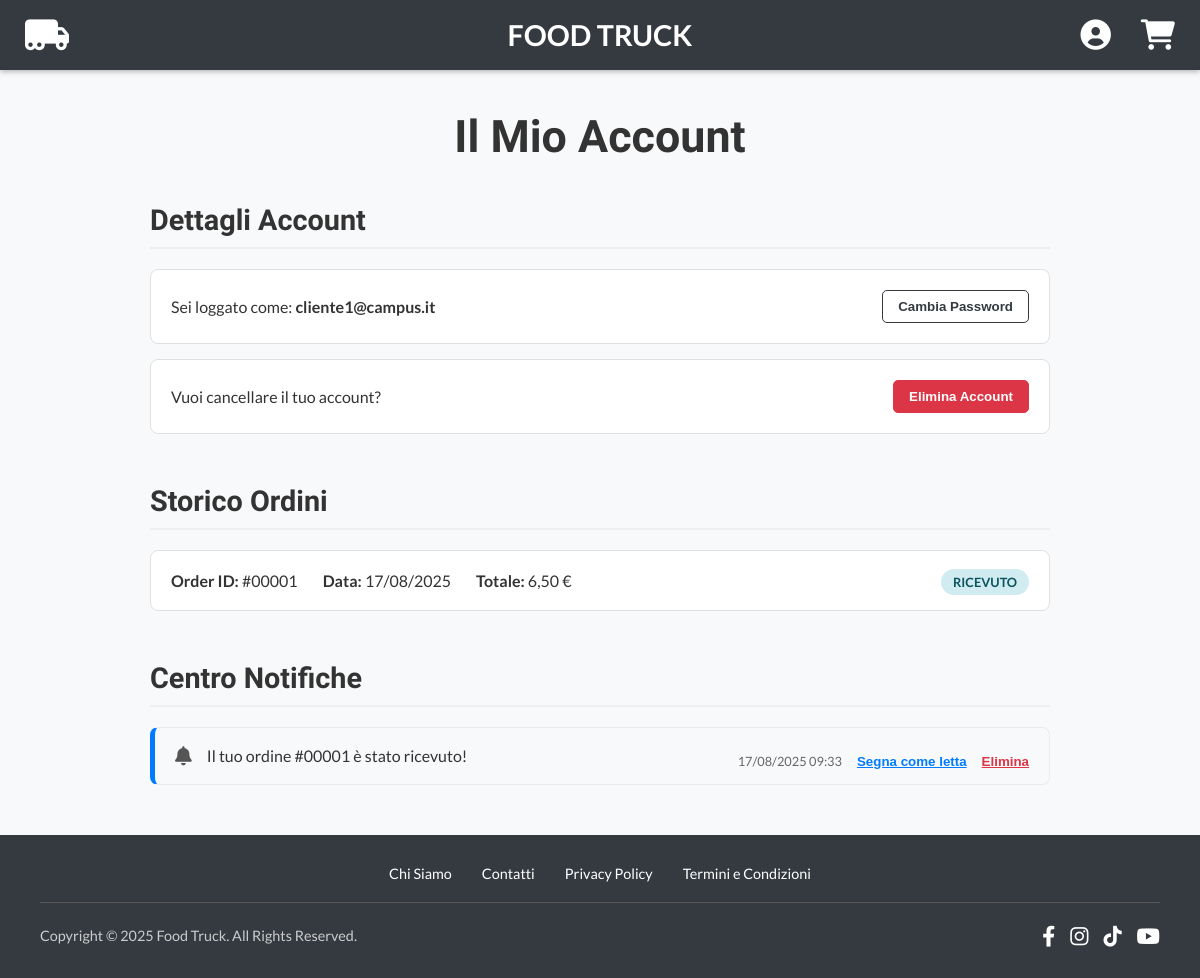
Before: /account.php (signed in) with the older database file.
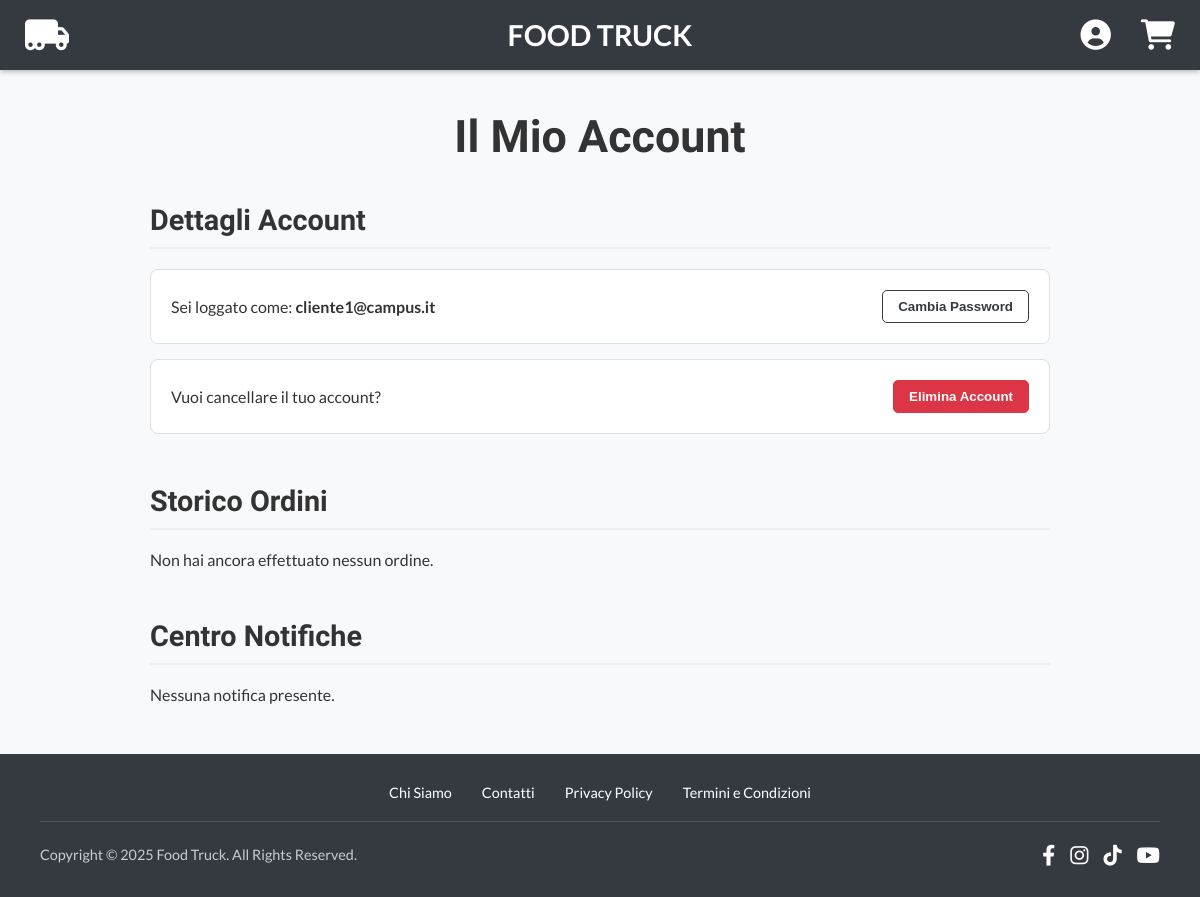
After: the same page with the newer database file.
### tables this page shows
CREATE TABLE IF NOT EXISTS `Ordini` (
    `id_ordine` INT AUTO_INCREMENT PRIMARY KEY,
    `id_utente` INT NOT NULL,
    `data_ordine` DATETIME NOT NULL DEFAULT CURRENT_TIMESTAMP,
    `totale` DECIMAL(6,2) NOT NULL CHECK (totale >= 0),
    `stato` ENUM('ricevuto', 'in_preparazione', 'in_consegna', 'consegnato', 'annullato') NOT NULL DEFAULT 'ricevuto',
    `fascia_oraria_consegna` VARCHAR(50) NOT NULL,
    `aula_consegna` VARCHAR(50),  
    `nome_ricevente` VARCHAR(100) NOT NULL,
    `cognome_ricevente` VARCHAR(100) NOT NULL,
    `note_utente` TEXT,  
    `nascosto_al_venditore` BOOLEAN NOT NULL DEFAULT FALSE,  
    FOREIGN KEY (`id_utente`) REFERENCES `Utenti`(`id_utente`)
);

CREATE TABLE IF NOT EXISTS `Notifiche` (
    `id_notifica` INT AUTO_INCREMENT PRIMARY KEY,
    `id_utente_destinatario` INT NOT NULL,
    `messaggio` TEXT NOT NULL,
    `data_creazione` DATETIME NOT NULL DEFAULT CURRENT_TIMESTAMP,
    `letta` BOOLEAN NOT NULL DEFAULT FALSE,
    `tipo_notifica` ENUM('ordine_status', 
    'sconto_benvenuto', 
    'nuovo_ordine_venditore',
    'nuovo_utente') NOT NULL,
    `id_ordine_riferimento` INT,  
    FOREIGN KEY (`id_utente_destinatario`) REFERENCES `Utenti`(`id_utente`),
    FOREIGN KEY (`id_ordine_riferimento`) REFERENCES `Ordini`(`id_ordine`)
);

### public/account.php (the view, shortened to what this page needs)
<?php
require_once __DIR__ . '/../config/db.php';
include_once __DIR__ . '/../templates/header.php';
$user_id = $_SESSION['user_id'];
$user_email = $_SESSION['user_email'];
$ordini = [];
$stmt_ordini = $conn->prepare("SELECT id_ordine, data_ordine, totale, stato FROM Ordini WHERE id_utente = ? ORDER BY data_ordine DESC");
$stmt_ordini->bind_param("i", $user_id);
$stmt_ordini->execute();
$result_ordini = $stmt_ordini->get_result();
while ($row = $result_ordini->fetch_assoc()) {
    $ordini[] = $row;
}
$notifiche = [];
$stmt_notifiche = $conn->prepare("SELECT id_notifica, messaggio, data_creazione, letta FROM Notifiche WHERE id_utente_destinatario = ? ORDER BY data_creazione DESC");
$stmt_notifiche->bind_param("i", $user_id);
$stmt_notifiche->execute();
$result_notifiche = $stmt_notifiche->get_result();
while ($row = $result_notifiche->fetch_assoc()) {
    $notifiche[] = $row;
}
?>
<link rel="stylesheet" href="css/account.css">
<div class="account-container">
    <h1>Il Mio Account</h1>
    <section class="account-section">
        <h2>Dettagli Account</h2>
        <div class="details-card">
            <span>Sei loggato come: <strong><?php echo htmlspecialchars($user_email); ?></strong></span>
            <button id="change-password-btn" class="btn-secondary">Cambia Password</button>
        </div>
        <div class="details-card">
            <span>Vuoi cancellare il tuo account?</span>
            <button id="delete-account-btn" class="btn-danger">Elimina Account</button>
        </div>
    </section>
    <section class="account-section">
        <h2>Storico Ordini</h2>
        <div class="order-history-container">
            <?php if (empty($ordini)): ?>
                <p>Non hai ancora effettuato nessun ordine.</p>
            <?php else: ?>
                <?php foreach ($ordini as $ordine): ?>
                    <div class="order-card">
                        <div class="order-info">
                            <span><strong>Order ID:</strong> #<?php echo str_pad($ordine['id_ordine'], 5, '0', STR_PAD_LEFT); ?></span>
                            <span><strong>Data:</strong> <?php echo date('d/m/Y', strtotime($ordine['data_ordine'])); ?></span>
                            <span><strong>Totale:</strong> <?php echo number_format($ordine['totale'], 2, ',', ''); ?> €</span>
                        </div>
                        <div class="order-status">
                            <span class="status-badge status-<?php echo strtolower(htmlspecialchars($ordine['stato'])); ?>">
                                <?php echo htmlspecialchars(str_replace('_', ' ', $ordine['stato'])); ?>
                            </span>
                        </div>
                    </div>
                <?php endforeach; ?>
            <?php endif; ?>
        </div>
    </section>
    <section class="account-section">
        <h2>Centro Notifiche</h2>
        <div id="notifications-list" class="notifications-container">
            <?php if (empty($notifiche)): ?>
                <p>Nessuna notifica presente.</p>
            <?php else: ?>
                <?php foreach ($notifiche as $notifica): ?>
                    <div class="notification-item <?php echo !$notifica['letta'] ? 'unread' : ''; ?>">
                        <div class="notification-text">
                            <i class="fas fa-bell"></i>
                            <p><?php echo htmlspecialchars($notifica['messaggio']); ?></p>
                        </div>
                        <div class="notification-actions">
                            <span><?php echo date('d/m/Y H:i', strtotime($notifica['data_creazione'])); ?></span>
                            <?php if (!$notifica['letta']): ?>
                                <button class="btn-link" data-action="mark_read" data-id="<?php echo $notifica['id_notifica']; ?>">Segna come letta</button>
                            <?php endif; ?>
                            <button class="btn-link-danger" data-action="delete" data-id="<?php echo $notifica['id_notifica']; ?>">Elimina</button>
                        </div>
                    </div>
                <?php endforeach; ?>
            <?php endif; ?>
        </div>
    </section>
</div>
<?php include_once __DIR__ . '/../templates/footer.php'; ?>

### templates/header.php (shortened to what this page needs)
<?php
$is_logged_in = isset($_SESSION['user_id']);
?>
<!DOCTYPE html>
<html lang="it">
<head>
    <link rel="stylesheet" href="css/style.css">
    <link rel="stylesheet" href="css/header.css">
    <link rel="stylesheet" href="css/footer.css">
    <link rel="stylesheet" href="https://cdnjs.cloudflare.com/ajax/libs/font-awesome/6.0.0-beta3/css/all.min.css">
</head>
<body>
    <header class="header-fixed-top">
        <nav class="header-nav">
            <div class="header-left">
                <a href="index.php" aria-label="Torna alla Home"><i class="fas fa-truck-moving"></i></a>
            </div>
            <div class="header-center">
                <a href="index.php">Food Truck</a>
            </div>
            <div class="header-right">
                <?php if ($is_logged_in): ?>
                    <div class="user-menu-container">
                        <a href="account.php" aria-label="Profilo Utente"><i class="fas fa-user-circle"></i></a>
                    </div>
                    <a href="cart.php" class="header-icon-link" aria-label="Carrello"><i class="fas fa-shopping-cart"></i></a>
                <?php else: ?>
                    <a href="login.php" aria-label="Accedi o Registrati"><i class="fas fa-user-circle"></i></a>
                    <a href="login.php" aria-label="Carrello"><i class="fas fa-shopping-cart"></i></a>
                <?php endif; ?>
            </div>
        </nav>
    </header>
    <main>

### templates/footer.php
</main>
<footer class="site-footer">
    <div class="footer-top">
        <a href="whoweare.php">Chi Siamo</a>
        <a href="contacts.php">Contatti</a>
        <a href="privacy.php">Privacy Policy</a>
        <a href="terms.php">Termini e Condizioni</a>
    </div>
    <div class="footer-bottom">
        <span>Copyright &copy; <?php echo date('Y'); ?> Food Truck. All Rights Reserved.</span>
        <div class="footer-social">
            <a href="#" aria-label="Facebook"><i class="fab fa-facebook-f"></i></a>
            <a href="#" aria-label="Instagram"><i class="fab fa-instagram"></i></a>
            <a href="#" aria-label="TikTok"><i class="fab fa-tiktok"></i></a>
            <a href="#" aria-label="YouTube"><i class="fab fa-youtube"></i></a>
        </div>
    </div>
</footer>
</body>
</html>

### public/css/style.css (style rules this page uses)
html { height: 100%; }
body { margin: 0; font-family: 'Lato', sans-serif; background-color: #f8f9fa; color: #333; padding-top: 70px; overflow-x: hidden; min-height: 100%; display: flex; flex-direction: column; }
main { flex-grow: 1; }
.message-item, .notification-item { padding: 15px; border: 1px solid #e9ecef; border-left-width: 5px; border-left-color: #007bff; border-radius: 5px; margin-bottom: 15px; background-color: #f8f9fa; }
.notification-text { display: flex; align-items: center; gap: 15px; }
.notification-text i { font-size: 1.2rem; color: #555; }
.notification-text p { margin: 0; }
.notification-actions { display: flex; align-items: center; justify-content: flex-end; gap: 15px; font-size: 0.8rem; color: #666; margin-top: 10px; }
.btn-link { background: none; border: none; cursor: pointer; text-decoration: underline; font-weight: bold; color: #007bff; }

### public/css/header.css (style rules this page uses)
.header-fixed-top { position: fixed; top: 0; left: 0; width: 100%; background-color: #343a40; z-index: 1030; box-shadow: 0 2px 5px rgba(0, 0, 0, 0.25); }
.header-nav { display: flex; flex-direction: row; align-items: center; height: 70px; padding: 0; box-sizing: border-box; }
.header-left, .header-center, .header-right { flex: 1; display: flex; align-items: center; }
.header-left { justify-content: flex-start; padding-left: 25px; }
.header-center { justify-content: center; }
.header-right { justify-content: flex-end; gap: 30px; padding-right: 25px; }
.header-nav a { color: white; text-decoration: none; transition: color 0.2s ease; }
.header-icon-link { position: relative; }
.header-left i { font-size: 2.2rem; }
.header-center a { font-size: 1.8rem; font-weight: bold; text-transform: uppercase; }
.header-right i { font-size: 1.9rem; }
.user-menu-container { position: relative; }

### public/css/footer.css (style rules this page uses)
.site-footer { background-color: #343a40; color: #ccc; padding: 30px 40px; font-size: 0.9rem; }
.footer-top { display: flex; justify-content: center; gap: 30px; padding-bottom: 20px; margin-bottom: 20px; border-bottom: 1px solid #555; }
.footer-top a { color: white; text-decoration: none; transition: text-decoration 0.2s; }
.footer-bottom { display: flex; justify-content: space-between; align-items: center; flex-wrap: wrap; gap: 15px; }
.footer-social { display: flex; gap: 15px; }
.footer-social a { color: white; font-size: 1.3rem; transition: color 0.2s; }

### public/css/account.css (style rules this page uses)
.account-container { max-width: 900px; margin: 40px auto; padding: 0 20px; flex-grow: 1; }
.account-container h1 { font-family: 'Oswald', sans-serif; font-size: 2.8rem; text-align: center; margin-bottom: 40px; }
.account-section { margin-bottom: 50px; }
.account-section h2 { font-family: 'Oswald', sans-serif; font-size: 1.8rem; border-bottom: 2px solid #eee; padding-bottom: 10px; margin-bottom: 20px; }
.details-card { background: white; padding: 20px; border-radius: 8px; border: 1px solid #e0e0e0; display: flex; justify-content: space-between; align-items: center; margin-bottom: 15px; }
.btn-secondary { padding: 8px 15px; border: 1px solid #343a40; background-color: transparent; color: #343a40; font-weight: bold; border-radius: 5px; cursor: pointer; }
.btn-danger { padding: 8px 15px; border: 1px solid #dc3545; background-color: #dc3545; color: white; font-weight: bold; border-radius: 5px; cursor: pointer; }
.order-card { background: white; padding: 20px; border-radius: 8px; border: 1px solid #e0e0e0; display: flex; justify-content: space-between; align-items: center; margin-bottom: 15px; }
.order-info { display: flex; gap: 25px; flex-wrap: wrap; }
.status-badge { padding: 5px 12px; border-radius: 20px; font-weight: bold; font-size: 0.8rem; text-transform: uppercase; }
.status-ricevuto { background-color: #d1ecf1; color: #0c5460; }
.notification-item { background: white; padding: 15px 20px; border-radius: 8px; border-left: 5px solid #ccc; display: flex; justify-content: space-between; align-items: center; margin-bottom: 15px; flex-wrap: wrap; gap: 10px; }
.notification-item.unread { border-left-color: #007bff; background-color: #f8f9fa; }
.notification-text { display: flex; align-items: center; gap: 15px; }
.notification-text i { color: #555; font-size: 1.2rem; }
.notification-text p { margin: 0; }
.notification-actions { display: flex; align-items: center; gap: 15px; font-size: 0.8rem; color: #666; }
.btn-link, .btn-link-danger { background: none; border: none; cursor: pointer; text-decoration: underline; font-weight: bold; padding: 0; }
.btn-link { color: #007bff; }
.btn-link-danger { color: #dc3545; }

Changed rows visible on the page:
removed ordini: id_ordine "00001", data_ordine "17/08/2025", totale "6,50", stato "RICEVUTO"
removed notifiche: messaggio "Il tuo ordine #00001 è stato ricevuto!", data_creazione "17/08/2025 09:33"
Other visible differences:
text now shown: "Non hai ancora effettuato nessun ordine. Nessuna notifica presente."
